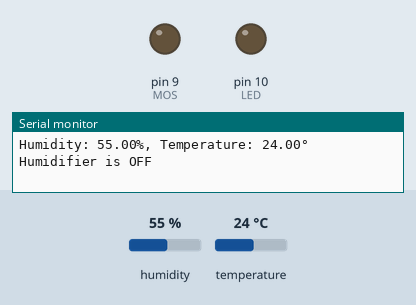
This sketch was run on a simulated Arduino Uno, built with avr-gcc and run on an emulated ATmega328P. Parts: output pins drawn as LEDs (lit = HIGH), the last lines printed to the serial monitor. The test bench sets the inputs (shaded band); at power-on: humidity 55 %, temperature 24 °C.

Above: at 5.8 s.
5.9 s: humidity set to 51 %
11.9 s: humidity set to 48 %
At 16.4 s:
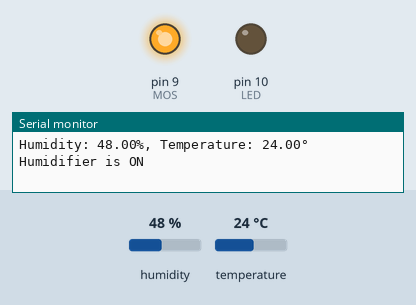
17.9 s: humidity set to 68 %
At 21.0 s:
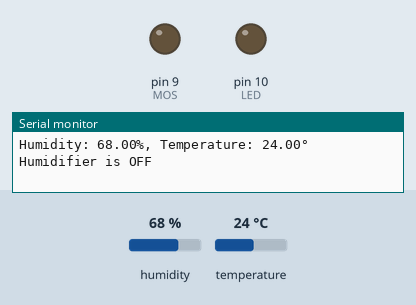
23.9 s: humidity set to 22 %
At 25.8 s:
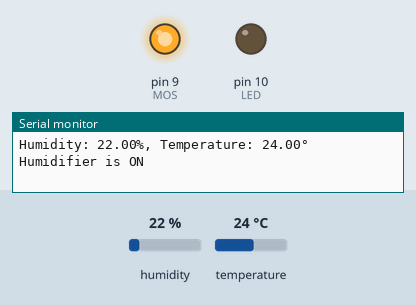
Timing chart, 0 to 27.3 s (numbered marks = the images above; inputs shaded):
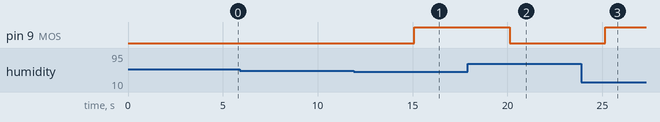

The sketch:

smartHumidifier.ino
```cpp
#include "DHT.h"                     // подключение библиотеки
#define DHTPIN 2                     // пин для подключения датчика DHT-11
#define DHTTYPE DHT11                // тип датчика DHT
#define LED 10                       // пин для подключения LED
#define MOS 9                        // пин для подключения модуля MOSFET-IRF520
DHT dht(DHTPIN, DHTTYPE);            // создание экземпляра объекта DHT

void setup() {

  Serial.begin(9600);                // подключение последовательного порта
  dht.begin();                       // запуск датчика DHT
  pinMode(LED, OUTPUT);              // Инициализируем порт со Светодиодом как выход.
  pinMode(MOS, OUTPUT);              // Инициализируем порт с Мосфетом как выход.
  digitalWrite(MOS, 0);              // отключение модуля MOSFET-IRF520
  digitalWrite(LED, 0);              // отключение LED
}

void loop() {

  float h = dht.readHumidity();      // получение данных влажности
  float t = dht.readTemperature();   // получение данных температуры

  if (isnan(h)) {
    Serial.print("Error reading Humidity! ");      // если есть ошибка чтения данных по влажности с датчика DHT-11
    digitalWrite(LED, 1);                          // включение LED
    digitalWrite(MOS, 0);                          // отключение модуля MOSFET-IRF520
  }

  else {
    Serial.print("Humidity: ");
    Serial.print(h);
    Serial.print(F("%, "));
    digitalWrite(LED, 0);                          // выключение LED
  }

  if (isnan(t)) {
    Serial.println("Error reading Temperature!");  // если есть ошибка чтения данных по температуре с датчика DHT-11
    digitalWrite(LED, 1);                          // включение LED
    digitalWrite(MOS, 0);                          // отключение модуля MOSFET-IRF520
  }

  else {
    Serial.print("Temperature: ");
    Serial.print(t);
    Serial.print(F("° "));
    digitalWrite(LED, 0);                          // выключение LED
  }

  if (h < 50) {
    digitalWrite(MOS, 1);                          // если влажность меньше 50
    Serial.println("Humidifier is ON");            // включение модуля MOSFET-IRF520
  }
  else {
    digitalWrite(MOS, 0);                          // если влажность больше 50
    Serial.println("Humidifier is OFF");           // отключение модуля MOSFET-IRF520
  }

  delay(5000);                                     // пауза 5 секунд
}
```

Measured:
- the behaviour switches between 50 and 49 % on humidity (found by bisection; images 0 and 1)
- after the input at 11.9 s, pin 9 (MOS): LOW → HIGH after 3.2 s
- after the input at 17.9 s, pin 9 (MOS): HIGH → LOW after 2.2 s
- after the input at 23.9 s, pin 9 (MOS): LOW → HIGH after 1.2 s
